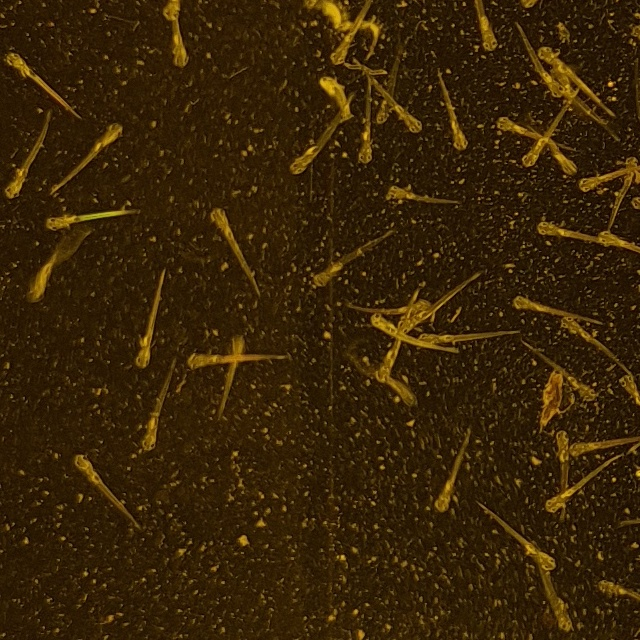
#> input picture test_640x640_v1/20240126_143225_splitted3_198.jpg, 640 x 640 px; its folder holds only this picture in this run
$ python -i custom_pre_process_tools.py   (imports and definitions only)
#> lines starting #> are read from the running program, lines starting #| are printed output that depends on the picture; after the words box and inside, x2 and y2 are one past the last pixel; in counts of white or black regions, pixels touching at a corner belong together
#> further down, picture is the input picture: shape (640, 640, 3); mean B, G, R 7.7, 35.5, 55.7
import cv2
import numpy as np
import matplotlib.pyplot as plt
from matplotlib.patches import Rectangle

import itertools

# Función para aplicar umbralización excluyendo un rango de colores y encontrar contornos
def umbralizacion_excluir_rango(imagen, rango_inferior_not, rango_superior_not, kernel_size=5):
    # Invertir la máscara de color
    mascara_not_color = cv2.bitwise_not(cv2.inRange(imagen, rango_inferior_not, rango_superior_not))

    kernel_size = max(1, (kernel_size // 2) * 2 + 1)

    mascara_not_color = cv2.GaussianBlur(mascara_not_color, (kernel_size, kernel_size), 0)

    # Encontrar contornos en la región delimitada excluyendo el rango
    contornos_not, _ = cv2.findContours(mascara_not_color, cv2.RETR_EXTERNAL, cv2.CHAIN_APPROX_SIMPLE)

    return contornos_not

# [9 lines left out: functions fusionar_imagenes_binarias, invertir_valores_binarios, not called in this run]

def encontrar_contorno_mas_grande_dentro_del_recipiente(imagen, valor_gaussian_blur=63, valor_umbral=0):
    # Asegurarse de que valor_gaussian_blur sea un número impar
#> called with valor_gaussian_blur = 63, valor_umbral = 0
    valor_gaussian_blur = max(1, (valor_gaussian_blur // 2) * 2 + 1)

    # Convertir la imagen a escala de grises y aplicar un desenfoque
    imagen_suavizada = cv2.GaussianBlur(cv2.cvtColor(imagen, cv2.COLOR_BGR2GRAY), (valor_gaussian_blur, valor_gaussian_blur), 0)
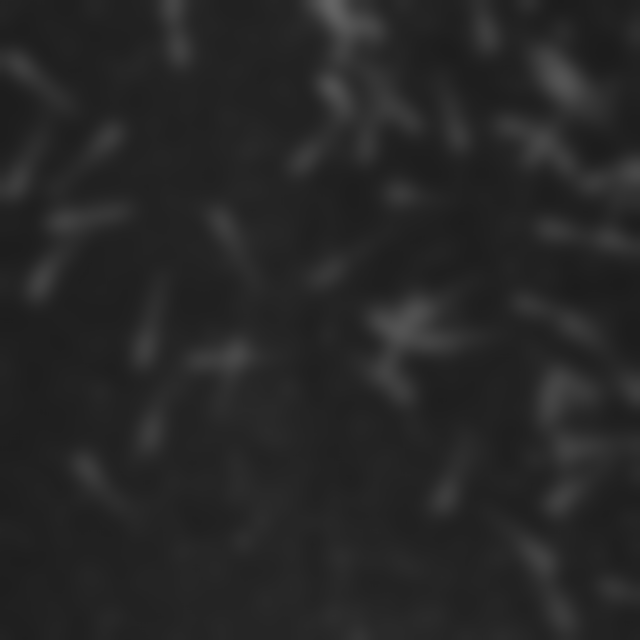
#> imagen_suavizada: shape (640, 640); min 28, max 100, mean 38.4

    # Aplicar umbral adaptativo
    _, umbral_azul = cv2.threshold(imagen_suavizada, valor_umbral, 255, cv2.THRESH_TOZERO + cv2.THRESH_OTSU)
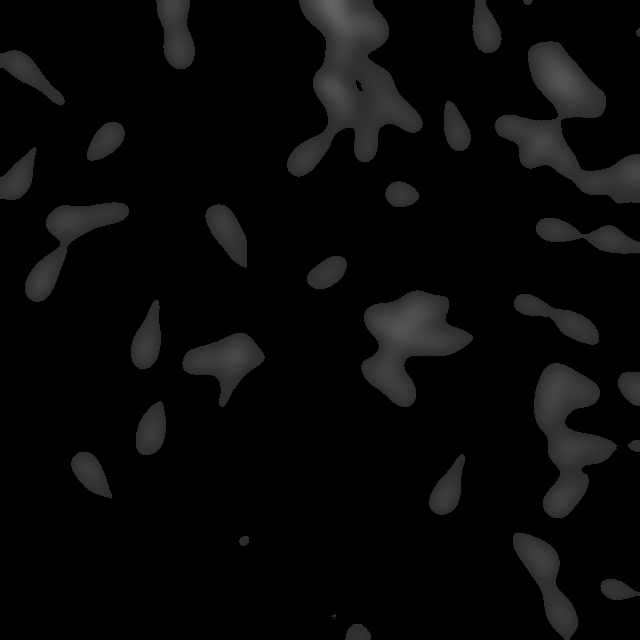
#> umbral_azul: shape (640, 640); min 0, max 100, mean 8.4

    # Encontrar contornos en la máscara
    contornos, _ = cv2.findContours(umbral_azul, cv2.RETR_EXTERNAL, cv2.CHAIN_APPROX_SIMPLE)
#> contornos = 32 contours, 4 with area under 20; largest, box (x1, y1, x2, y2) and area: (287, 0, 423, 177) 11206, (494, 41, 640, 204) 8702, (361, 290, 473, 407) 6738, (534, 363, 617, 518) 6401, (25, 202, 129, 302) 3323

    # Encontrar el contorno más grande
    largest_contour = max(contornos, key=cv2.contourArea)
#> largest_contour = contour of 282 points, box (x1, y1, x2, y2) (287, 0, 423, 177), area 11206

    # Obtén el ancho y alto de la imagen sin convertir a binario
    image_height, image_width, _ = imagen.shape
#> image_height = 640; image_width = 640
    imagen_binaria = np.zeros((image_height, image_width), dtype=np.uint8)

    cv2.drawContours(imagen_binaria, [largest_contour], 0, 255, thickness=cv2.FILLED)
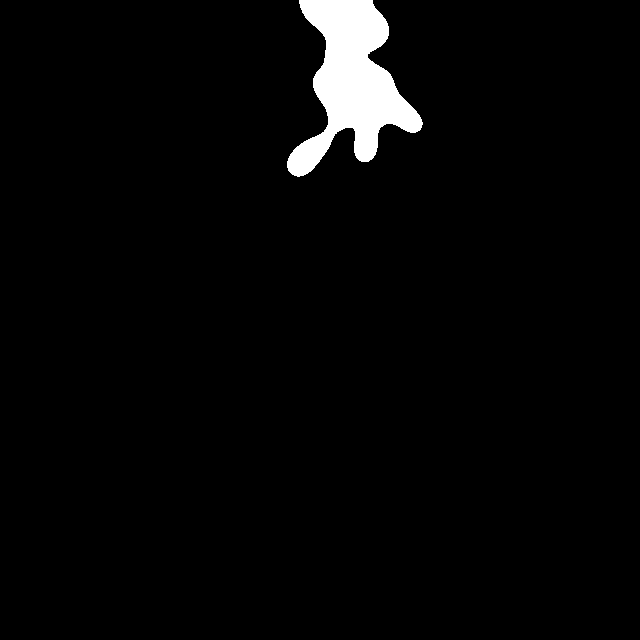
#> imagen_binaria: shape (640, 640); 2.8% white; 1 white region, box (x1, y1, x2, y2) and area: (287, 0, 423, 177) 11503

    return largest_contour, imagen_binaria

def encontrar_contorno_mas_grande_lo_que_falta_dentro_del_recipiente(imagen, box_key=[705, 2608, 3173, 2918], custom_list_value_inferior_not=[0, 0, 0], custom_list_value_superior_not=[30, 30, 30]):

    x_min, y_min, x_max, y_max = box_key[0], box_key[1], box_key[2], box_key[3]

    region_delimitada = imagen[y_min:y_max, x_min:x_max]
#> region_delimitada = empty array

    # Definir el rango de colores a excluir
    rango_inferior_not = np.array(custom_list_value_inferior_not, dtype="uint8")
    rango_superior_not = np.array(custom_list_value_superior_not, dtype="uint8")

    # Aplicar umbralización excluyendo el rango y encontrar contornos
    contornos_region_2 = umbralizacion_excluir_rango(region_delimitada, rango_inferior_not, rango_superior_not, kernel_size=8)

    largest_contour_2 = max(contornos_region_2, key=cv2.contourArea)

    # Crear una imagen binaria con el contorno más grande
    # imagen_binaria = np.zeros_like(imagen)

    # custom_print(imagen, f"imagen", display_data=True, has_len=True, wanna_exit=False)

    # Obtén el ancho y alto de la imagen sin convertir a binario
    image_height, image_width, _ = imagen.shape

    region_delimitada_image_height, region_delimitada_image_width, _ = region_delimitada.shape

    # custom_print(image_height, f"image_height", display_data=True, has_len=False, wanna_exit=False)
    # custom_print(image_width, f"image_width", display_data=True, has_len=False, wanna_exit=False)

    # imagen_binaria = np.zeros((image_height, image_width, 3), dtype=np.uint8)
    imagen_binaria = np.zeros((image_height, image_width), dtype=np.uint8)

    imagen_binaria_region_delimitada = np.zeros((region_delimitada_image_height, region_delimitada_image_width), dtype=np.uint8)

    cv2.drawContours(imagen_binaria_region_delimitada, [largest_contour_2], 0, 255, thickness=cv2.FILLED)

    imagen_binaria[y_min:y_max, x_min:x_max] = imagen_binaria_region_delimitada

    return largest_contour_2, imagen_binaria

# [4 lines left out: function get_contours_with_skimage, not called in this run]

def combine_coordinates(x_coords, y_coords):
    combined_coords = [coord for pair in zip(x_coords, y_coords) for coord in pair]
    return combined_coords

# [59 lines left out: functions get_flatened_coordinates, get_data_over_contours, recortar_imagen_segun_contours_box_data, not called in this run]

# def eliminar_fondo_de_cosa_que_esta_fuera_de_nuestro_enfoque_de_objeto_recipiente_y_recortarlo()
def procesar_imagen_np_objeto_recipiente_eliminar_y_recortar(imagen_original):

    _, imagen_binaria = encontrar_contorno_mas_grande_dentro_del_recipiente(imagen_original)

    _, imagen_binaria_v2 = encontrar_contorno_mas_grande_lo_que_falta_dentro_del_recipiente(imagen_original)

    _, imagen_binaria_v3 = encontrar_contorno_mas_grande_lo_que_falta_dentro_del_recipiente(imagen_original, box_key=[840, 14, 3051, 157], custom_list_value_inferior_not=[0, 0, 0], custom_list_value_superior_not=[4, 4, 4])

    # Fusionar las imágenes binarias
    imagen_fusionada = fusionar_imagenes_binarias(imagen_binaria, imagen_binaria_v2)
    imagen_fusionada = fusionar_imagenes_binarias(imagen_fusionada, imagen_binaria_v3)

    # Invertir los valores de la imagen fusionada
    imagen_fusionada_invertida = invertir_valores_binarios(imagen_fusionada)

    _, _, contours_box_data, _ = get_data_over_contours(imagen_fusionada_invertida)

    # custom_print(contours_box_data, f"contours_box_data", display_data=True, has_len=True, wanna_exit=False)

    mascara = (imagen_fusionada_invertida == 255)

    # Superponer la máscara sobre la imagen original
    imagen_resultado = imagen_original.copy()
    imagen_resultado[mascara] = [0, 0, 0]

    imagen_resultado = recortar_imagen_segun_contours_box_data(imagen_resultado, contours_box_data)

    # Obtén el ancho y alto de la imagen sin convertir a binario
    # imagen_resultado_height, imagen_resultado_width, _ = imagen_resultado.shape
    # custom_print(imagen_resultado_height, f"imagen_resultado_height", display_data=True, has_len=False, wanna_exit=False)
    # custom_print(imagen_resultado_width, f"imagen_resultado_width", display_data=True, has_len=False, wanna_exit=False)

    return imagen_resultado


# [82 lines left out: functions procesar_imagen_np_objeto_recipiente_eliminar_y_recortar_para_celular_v2, match_histogramas_personalizado, custom_segmentation_remove_background_with_slic_and_graph_rag, remove_low_red_pixels, not called in this run]

def reducir_bultos_de_mascara_boolena(kernel, mascara_booleana):
    mascara_booleana = cv2.erode(mascara_booleana.astype(np.uint8), kernel, iterations=1)
    return mascara_booleana

# [105 lines left out: functions poner_borde_rectangular_sobre_mascara, eliminar_max_componente_de_mascara, obtener_segmentos_minimos_de_no_interes, fusionar_segmentos_cercanos_mapa_calor, obtener_mascara_de_segmentos_minimos_de_no_interes_v2, get_top_n_pixel_values and 1 more, not called in this run]


x, y = 0, 0
# Función de devolución de llamada para actualizar la posición del texto
# [199 lines left out: functions actualizar_posicion_texto, plotear2_imagenes, plotear3_imagenes, custom_print, background_removal, remove_background_manual and 2 more, not called in this run]

def apply_mask(img, mask):
    result = cv2.bitwise_and(img, mask)
    return result


def convertir_imagen_from_rgb_to_bgr(imagen):
    import cv2
    return cv2.cvtColor(imagen, cv2.COLOR_RGB2BGR)

def convertir_imagen_from_bgr_to_rgb(imagen):
    import cv2
    return cv2.cvtColor(imagen, cv2.COLOR_BGR2RGB)

def convertir_imagen_from_rgb_to_grayscale(imagen):
    import cv2
    return cv2.cvtColor(imagen, cv2.COLOR_RGB2GRAY)

# [361 lines left out: functions realizar_preprocesamiento_eliminar_fondo_objeto_no_interes_de_imagenes_spliteadas_with_slic_and_graph_rag, realizar_preprocesamiento_eliminar_fondo_objeto_no_interes_de_imagenes_spliteadas_with_low_red_pixels, realizar_preprocesamiento_eliminar_fondo_objeto_no_interes_de_imagenes_completas_with_metodo_jammyr, get_merged_image_splits_v1, split_images_numpy, split_images_torch and 2 more, not called in this run]

>>> import cv2
>>> picture = cv2.imread('test_640x640_v1/20240126_143225_splitted3_198.jpg')
#> (the run stopped early here; a loop or call above may not have finished)
